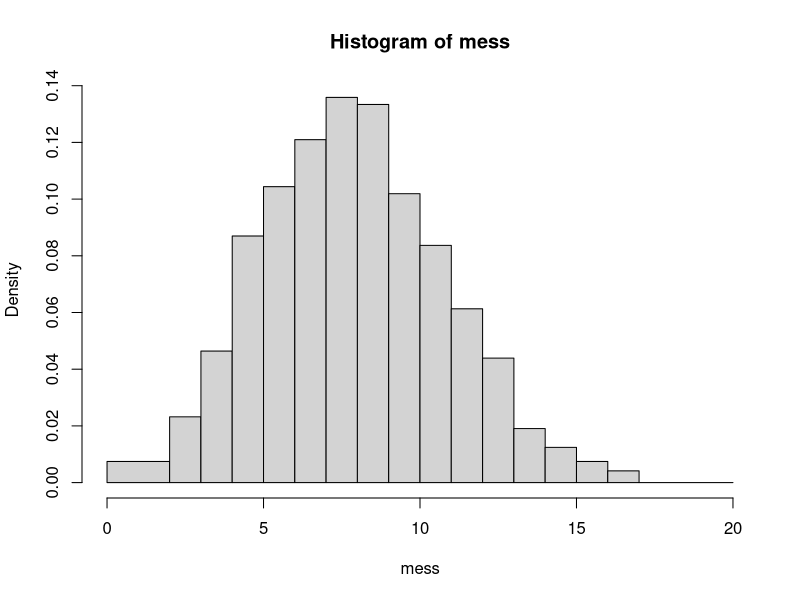
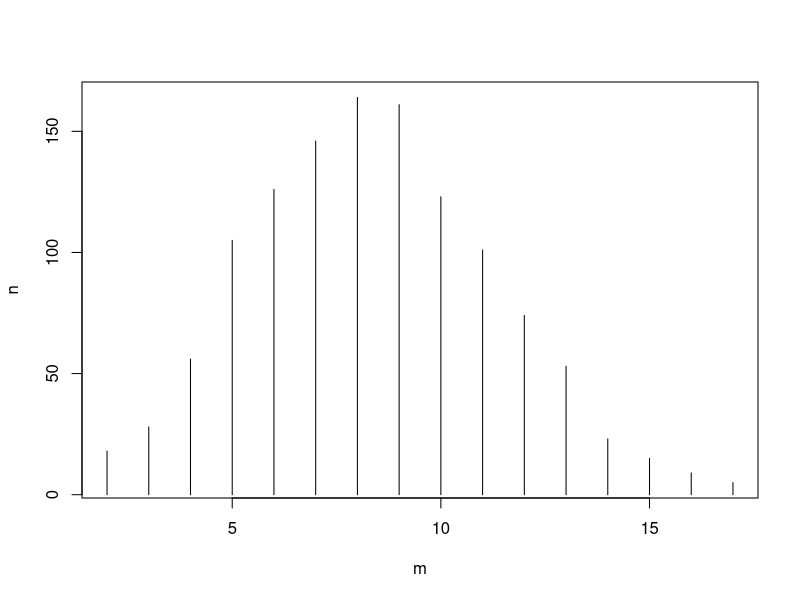
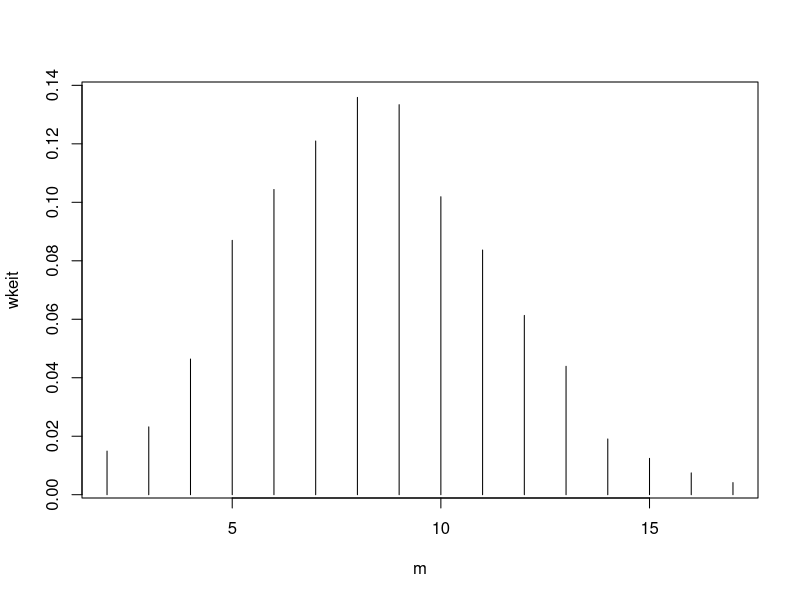
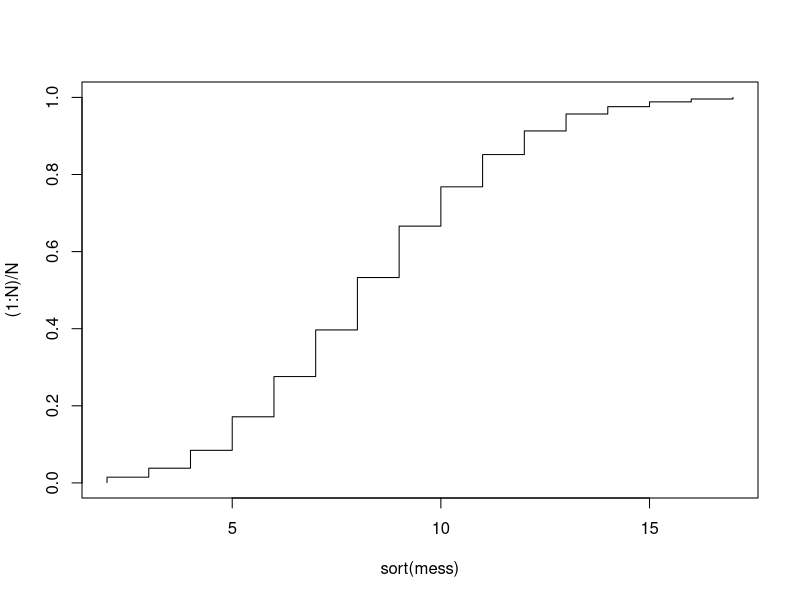
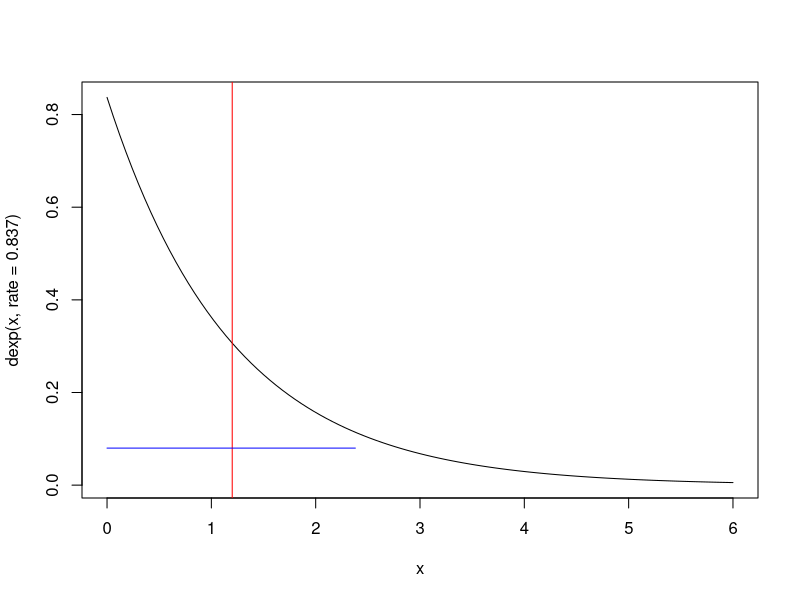

Recreate these plots in R, in order.
##### Serie 10 - Aufgabe 1a

# Anzahl Experimente
n <- c(18, 28, 56, 105, 126, 146, 164, 161, 123, 101, 74, 53, 23, 15, 9, 5)

# Gemessene Zerfälle
m <- c(2, 3, 4, 5, 6, 7, 8, 9, 10, 11, 12, 13, 14, 15, 16, 17)

# Tupel bilden
paare <- cbind(m, n)

##### Serie 10 - Aufgabe 1a

# Gesamtzahl der Zerfälle berechnen
messungen <- sum(n*m)

# Messungen replizieren
mess <- rep(m,n)

summary(messungen)

##### Serie 10 - Aufgabe 1b
hist(mess, breaks=c(0, 2:17, 20), freq=FALSE)

##### Serie 10 - Aufgabe 1d
plot(m, n, type='h')

##### Serie 10 - Aufgabe 1e
wkeit <- n/sum(n)
plot(m, wkeit, type='h', )
mean(mess)
sd(mess)

##### Serie 10 - Aufgabe 1f
N <- length(mess)
plot(sort(mess), (1:N)/N, type='s')

##### Serie 10 - Aufgabe 1h
1-ppois(q=(20-1), lambda=8.37)
# wir landen so viele male in diesen Bereich 
1000000 * (1-ppois(q=(20-1), lambda=8.37))

##### Serie 10 - Aufgabe 1k
curve(dexp(x, rate=0.837), from=0, to=6)
abline(v=1.2, col='red')
lines(x=c(1.19-1.19, 1.19+1.19), y=c(0.08, 0.08), col='blue')


##### Serie 10 - Aufgabe 
##### Serie 10 - Aufgabe 
##### Serie 10 - Aufgabe 
##### Serie 10 - Aufgabe 

